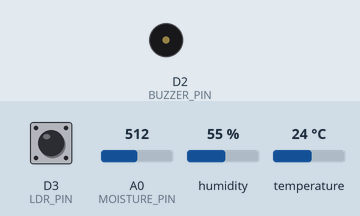
A sketch run on a simulated ESP8266 (NodeMCU). Shown: buzzer (waves = sounding, pin HIGH). The test bench sets the inputs (shaded band); at power-on: temperature 24 °C, D3 (LDR_PIN) HIGH, A0 (MOISTURE_PIN) = 512, humidity 55 %. WiFi joins after 1.5 s; servers stay silent unless stated; what the sketch prints to the serial monitor is not drawn.

Above: at 3.2 s.
3.3 s: temperature set to 34 °C
8.9 s: temperature set to 37 °C
At 12.4 s:
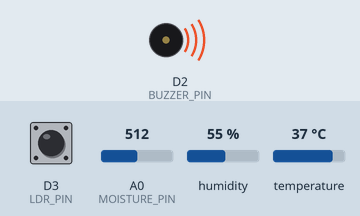
14.5 s: temperature set to 12 °C
At 17.6 s:
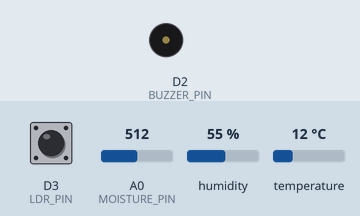
20.1 s: temperature set to 41 °C
At 23.4 s:
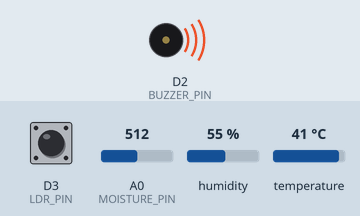
Timing chart, 0 to 24.9 s (numbered marks = the images above; inputs shaded):
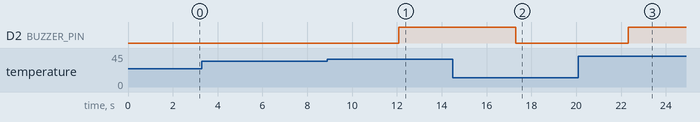

Measured:
- the behaviour switches between 35 and 36 °C on temperature (found by bisection; images 0 and 1)
- after the input at 3.3 s, every drawn part: stays the same
- after the input at 8.9 s, D2 (BUZZER_PIN): LOW → HIGH after 3.2 s
- after the input at 14.5 s, D2 (BUZZER_PIN): HIGH → LOW after 2.8 s
- after the input at 20.1 s, D2 (BUZZER_PIN): LOW → HIGH after 2.2 s

The sketch:

Smart_Plant_Guardian.ino
```cpp
#include <ESP8266WiFi.h>
#include <DHT.h>

// Pin Definitions
#define DHTPIN D4          // DHT11 data pin
#define DHTTYPE DHT11      // DHT sensor type
#define MOISTURE_PIN A0    // Soil moisture sensor pin
#define LDR_PIN D3         // Light sensor pin
#define BUZZER_PIN D2      // Buzzer pin

// Wi-Fi Credentials
const char* ssid = "Your_WiFi_SSID";       // Replace with your Wi-Fi SSID
const char* password = "Your_WiFi_Password"; // Replace with your Wi-Fi password

// ThingSpeak API
const char* server = "api.thingspeak.com";
const char* apiKey = "Your_ThingSpeak_API_Key"; // Replace with your ThingSpeak API Key

DHT dht(DHTPIN, DHTTYPE);

void setup() {
  // Initialize Serial Monitor
  Serial.begin(115200);

  // Initialize Sensors and Actuators
  pinMode(BUZZER_PIN, OUTPUT);
  pinMode(LDR_PIN, INPUT);
  dht.begin();

  // Connect to Wi-Fi
  WiFi.begin(ssid, password);
  while (WiFi.status() != WL_CONNECTED) {
    delay(1000);
    Serial.println("Connecting to WiFi...");
  }
  Serial.println("Connected to WiFi");
}

void loop() {
  // Read Sensor Data
  float moisture = analogRead(MOISTURE_PIN); // Read soil moisture
  float light = digitalRead(LDR_PIN);       // Read light intensity
  float temperature = dht.readTemperature(); // Read temperature

  // Check for Sensor Errors
  if (isnan(temperature)) {
    Serial.println("Failed to read temperature!");
    return;
  }

  // Check Conditions and Send Alerts
  if (moisture < 500) { // Soil is dry
    digitalWrite(BUZZER_PIN, HIGH);
    sendAlert("Low Soil Moisture!");
  } else if (light == LOW) { // Insufficient light
    digitalWrite(BUZZER_PIN, HIGH);
    sendAlert("Insufficient Light!");
  } else if (temperature > 35 || temperature < 10) { // Extreme temperature
    digitalWrite(BUZZER_PIN, HIGH);
    sendAlert("Extreme Temperature!");
  } else {
    digitalWrite(BUZZER_PIN, LOW); // Turn off buzzer if conditions are normal
  }

  delay(5000); // Wait 5 seconds before next reading
}

// Function to Send Alerts to ThingSpeak
void sendAlert(String message) {
  WiFiClient client;
  if (client.connect(server, 80)) {
    String url = "/update?api_key=" + String(apiKey) + "&field1=" + String(message);
    client.print(String("GET ") + url + " HTTP/1.1\r\n" +
                 "Host: " + server + "\r\n" +
                 "Connection: close\r\n\r\n");
    delay(10);
    client.stop();
  }
}
```
